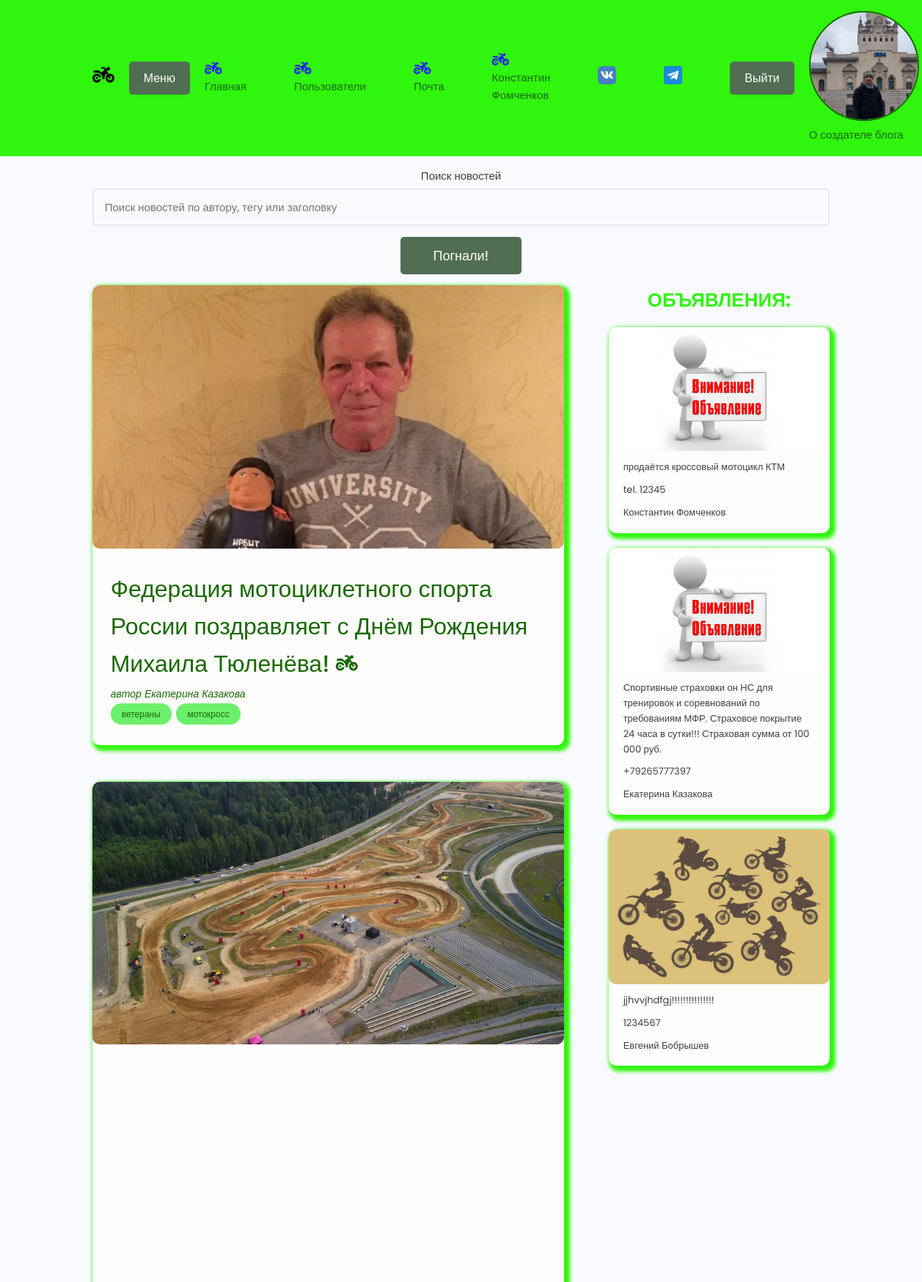
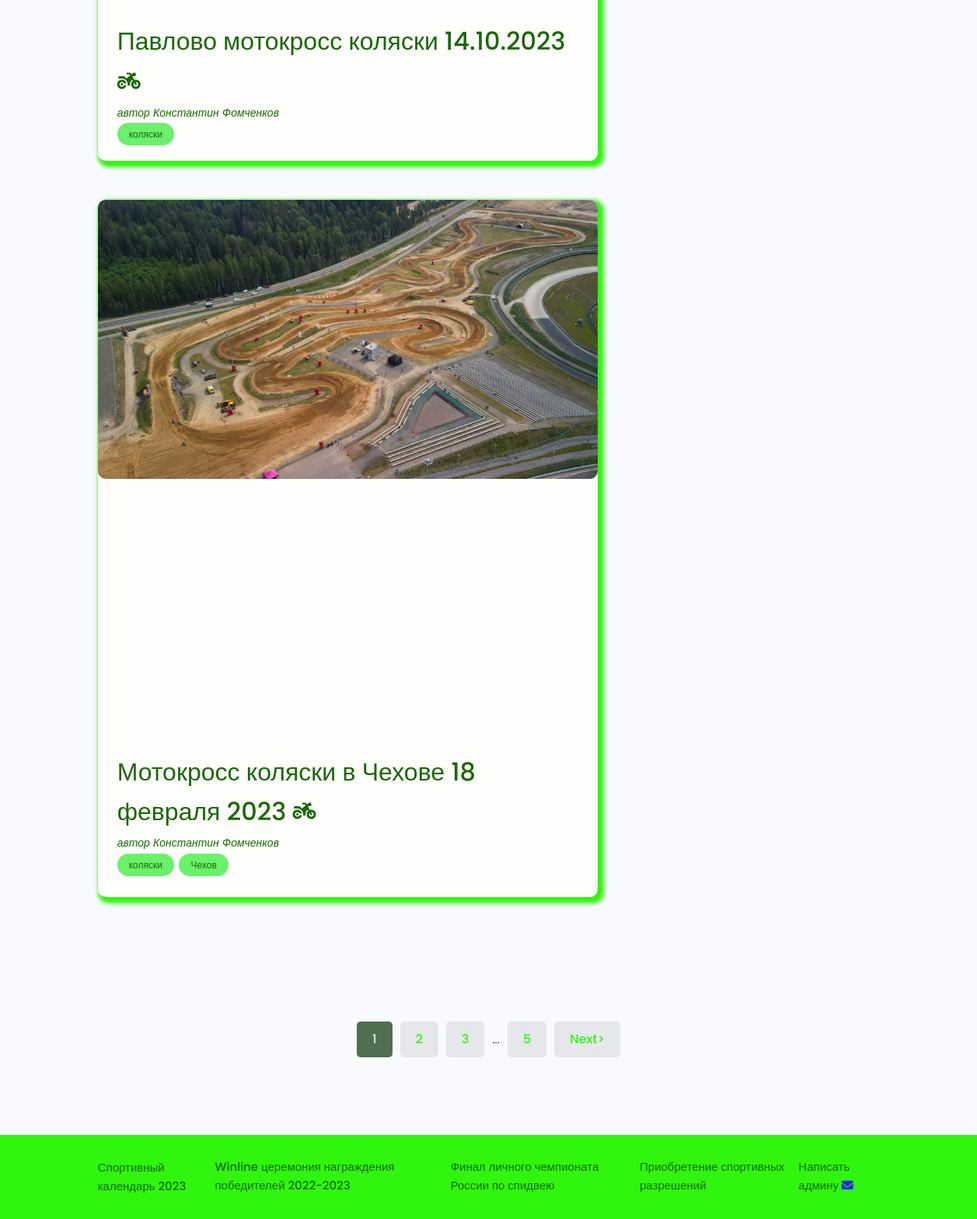
Before: / (signed in) with the older database file (2 pictures, top to bottom).
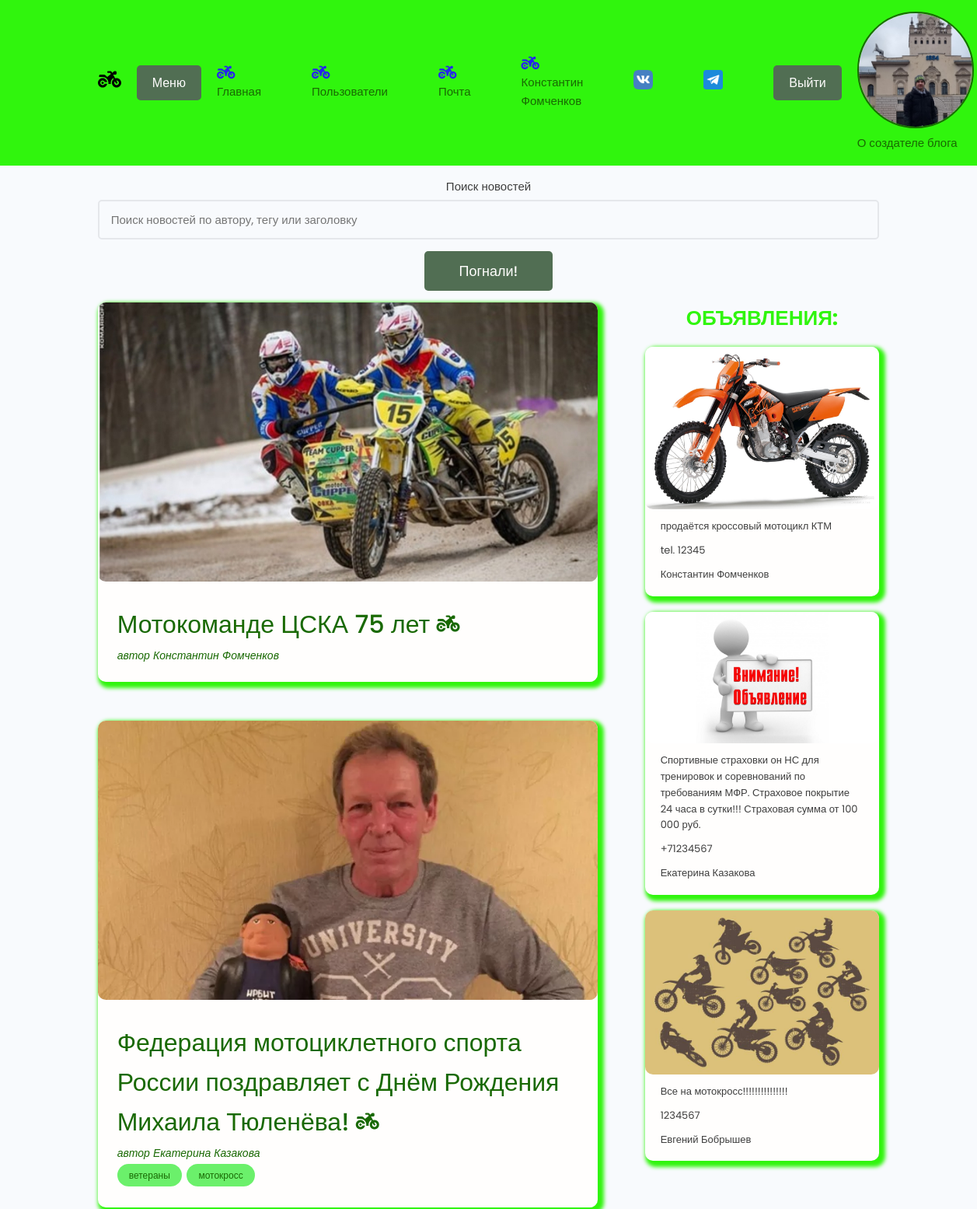
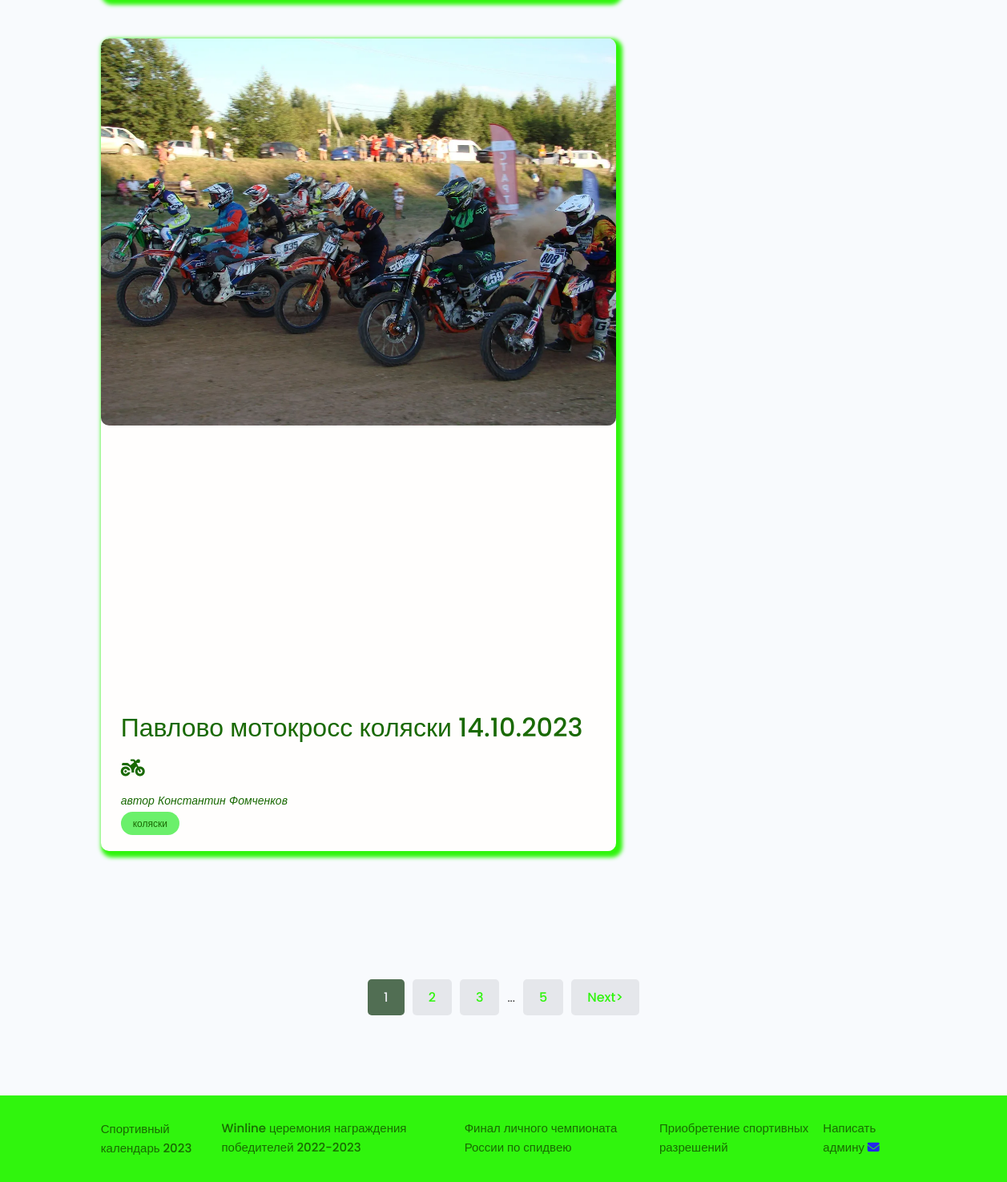
After: the same page with the newer database file (2 pictures, top to bottom).
### blogs/models.py (models this page shows, shortened)
class Blog(models.Model):
    owner = models.ForeignKey(Profiles, on_delete=models.SET_NULL, blank=True, null=True, verbose_name='Автор')
    title = models.CharField(max_length=250, verbose_name='Заголовок')
    text = models.TextField(null=True, blank=True, verbose_name='Текст новости')
    image = models.ImageField(null=True, blank=True, upload_to="blogs/%Y/%m",
                              default='default.jpg', verbose_name='Изображение')
    video = EmbedVideoField(blank=True, verbose_name='Ссылка на видео')
    source_link = models.CharField(max_length=2000, null=True, blank=True, verbose_name='Ссылка на источник')
    tags = models.ManyToManyField('Tag', blank=True, verbose_name='Тег')
    created = models.DateTimeField(auto_now_add=True)
    class Meta:
        ordering = ['-created']

class Tag(models.Model):
    name = models.CharField(max_length=50)
    created = models.DateTimeField(auto_now_add=True)
    def __str__(self):
        return self.name

class Advertisement(models.Model):
    text = models.TextField(null=True, blank=True)
    image = models.ImageField(null=True, blank=True, upload_to="advertisements/",
                              default='adv-default.jpg', verbose_name='Изображение')
    contacts = models.CharField(max_length=250)
    owner = models.ForeignKey(Profiles, on_delete=models.SET_NULL,
                              blank=True, null=True, verbose_name='Автор объявления')
    created = models.DateTimeField(default=datetime.datetime.now)
    class Meta:
        ordering = ['-created']

### users/models.py (models this page shows)
class Profiles(models.Model):
    user = models.OneToOneField(User, on_delete=models.CASCADE, null=True, blank=True)
    name = models.CharField(max_length=200, null=True, blank=True)
    email = models.EmailField(max_length=200, null=True, blank=True)
    username = models.CharField(max_length=200, null=True, blank=True)
    short_info = models.CharField(max_length=300, null=True, blank=True)
    bio = models.TextField(null=True, blank=True)
    profile_image = models.ImageField(upload_to='profiles/', blank=True, null=True,
                                      default='profiles/user-default.png')
    social_youtube = models.CharField(max_length=200, null=True, blank=True)
    social_vk = models.CharField(max_length=200, null=True, blank=True)
    created = models.DateTimeField(auto_now_add=True)
    def __str__(self):
        return self.username

### blogs/views.py (the view)
# urls.py: path('', views.blogs, name='blogs'),
def blogs(request):
    page = request.GET.get('page')
    results = 3
    bl, search_query = search_blogs(request)
    adv = Advertisement.objects.all()
    paginator = Paginator(bl, results)
    try:
        bl = paginator.page(page)
    except PageNotAnInteger:
        page = 1
        bl = paginator.page(page)
    except EmptyPage:
        page = paginator.num_pages
        bl = paginator.page(page)
    left_index = int(page) - 2
    if left_index < 1:
        left_index = 1
    right_index = int(page) + 3
    if right_index > paginator.num_pages:
        right_index = paginator.num_pages + 1
    custom_range = range(left_index, right_index)
    context = {'blogs': bl,
               'advertisement': adv,
               'search_query': search_query,
               'paginator': paginator,
               'custom_range': custom_range}
    return render(request, 'blogs/blogs.html', context)

### blogs/utils.py (called while the page is built)
def search_blogs(request):
    search_query = ''
    if request.GET.get('search_query'):
        search_query = request.GET.get('search_query')
    tags = Tag.objects.filter(name__iexact=search_query)
    autor = Profiles.objects.filter(Q(name__icontains=search_query) |
                                    Q(username__icontains=search_query))
    blogs = Blog.objects.distinct().filter(Q(title__icontains=search_query) |
                                           Q(tags__in=tags) |
                                           Q(owner__in=autor))
    return blogs, search_query

### blogs/templates/blogs/blogs.html (shortened to what this page needs)
{% extends 'blogs/base.html' %}
{% block content %}
    <main class="blogs">
    <section class="text-center">
        <div class="container">
            <form class="form" action="{% url 'blogs' %}" method="get">
                <div class="form__field">
                  <label for="formInput#search">Поиск новостей </label>
                  <input class="input input--text" id="formInput#search" type="text" name="search_query"
                    placeholder="Поиск новостей по автору, тегу или заголовку"/>
                </div>
                <input class="btn btn--sub btn--lg" type="submit" value="Погнали!" />
            </form>
        </div>
    </section>
    <section class="blog">
        <div class="container">
            <div class="layout">
                <div class="column column--2of3">
                    {% for blog in blogs %}
                    <div class="column">
                        <div class="card--blog">
                            <a href="{% url 'blog' blog.id %}" class="blog">
                                <img class="thumbnail" src="{{ blog.image.url }}" alt="blog image" />
                                {% if blog.video %}
                                    <iframe width="560" height="315" src="{{ blog.video.url }}" frameborder="0" allowfullscreen></iframe>
                                {% endif %}
                                <div class="card--body">
                                  <h3 class="blog--title">{{ blog.title }} <i class="fa-solid fa-motorcycle fa-bounce fa-xs" style="color: #196903;"></i></h3>
                                  <p><a class="blog--author" href="{% url 'user_profile' blog.owner.id %} ">автор {{ blog.owner.name }}</a></p>
                                  <div class="blog--tags">
                                    {% for tag in blog.tags.all %}
                                    <span class="tag tag--pill tag--main">
                                      <small>{{ tag }}</small>
                                    </span>
                                    {% endfor %}
                                  </div>
                                </div>
                            </a>
                        </div>
                    </div>
                    {% endfor %}
                </div>
                <div class="column column--1of3">
                    <p class="advInfo__title">Объявления: </p>
                    {% for adv in advertisement %}
                    <div class="card--adv">
                        <a href="{% url 'user_profile' adv.owner.id %}">
                            <img src="{{ adv.image.url }}" alt="">
                        <h6>{{ adv.text }}</h6>
                        <h6>{{ adv.contacts }}</h6>
                        <h6>{{ adv.owner }}</h6>
                        </a>
                    </div>
                    {% endfor %}
                </div>
            </div>
        </div>
    </section>
    {% if blogs.has_other_pages %}
    <div class="pagination">
        <ul class="container">
            {% for page in custom_range %}
            {% if page == blogs.number %}
            <li><a href="?page={{ page }}" class="btn page-link btn--sub">{{ page }}</a></li>
            {% else %}
            <li><a href="?page={{ page }}" class="btn page-link">{{ page }}</a></li>
            {% endif %}
            {% endfor %}
            {% if blogs.number < paginator.num_pages|add:"-3" %}
            ...
            <li><a href="?page={{ paginator.num_pages }}" class="btn page-link">{{ paginator.num_pages }}</a></li>
            {% endif %}
            {% if blogs.has_next %}
            <li><a href="?page={{ blogs.next_page_number }}" class="btn page-link">Next&gt;</a></li>
            {% endif %}
        </ul>
    </div>
    {% endif %}
</main>
{% endblock %}

Changed rows visible on the page:
no longer on this page (row edited): Blog: image (placeholder picture), title "Мотокросс коляски в Чехове 18 февраля 2023", owner.name "Константин Фомченков", Tag (name "коляски")
no longer on this page (row unchanged): Tag: name "Чехов", shown under "Мотокросс коляски в Чехове 18 февраля 2023"
added Blog: image (picture), title "Мотокоманде ЦСКА 75 лет", owner.name "Константин Фомченков"
changed Blog "Павлово мотокросс коляски 14.10.2023": image: picture added in place of a placeholder
changed Advertisement "продаётся кроссовый мотоцикл КТМ": image: picture added in place of a placeholder
changed Advertisement "Екатерина Казакова": contacts "+79265777397" → "+71234567"
changed Advertisement "Евгений Бобрышев": text "jjhvvjhdfgj!!!!!!!!!!!!!!!" → "Все на мотокросс!!!!!!!!!!!!!!!"
